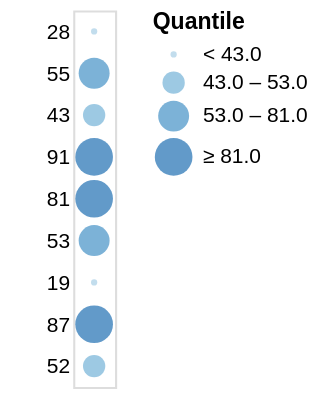

Specify this chart in Vega-Lite:
### Vega specification from a JSON file in a GitHub repository (floating-point values rounded to 4 significant figures)
{"$schema": "https://vega.github.io/schema/vega/v4.json", "description": "A simple bar chart with embedded data.", "autosize": "pad", "padding": 5, "width": 20, "style": "cell", "data": [{"name": "source_0", "values": [{"a": "A", "b": 28}, {"a": "B", "b": 55}, {"a": "C", "b": 43}, {"a": "D", "b": 91}, {"a": "E", "b": 81}, {"a": "F", "b": 53}, {"a": "G", "b": 19}, {"a": "H", "b": 87}, {"a": "I", "b": 52}]}], "signals": [{"name": "y_step", "value": 20}, {"name": "height", "update": "bandspace(domain('y').length, 1, 0.5) * y_step"}], "marks": [{"name": "marks", "type": "symbol", "style": ["circle"], "from": {"data": "source_0"}, "encode": {"update": {"opacity": {"value": 0.7}, "fill": [{"test": "datum[\"b\"] === null || isNaN(datum[\"b\"])", "value": null}, {"scale": "color", "field": "b"}], "tooltip": {"signal": "{\"b\": ''+datum[\"b\"], \"Quantile\": format(datum[\"b\"], \"\")}"}, "x": {"signal": "width", "mult": 0.5}, "y": {"scale": "y", "field": "b"}, "size": {"scale": "size", "field": "b"}, "shape": {"value": "circle"}}}}], "scales": [{"name": "y", "type": "point", "domain": {"data": "source_0", "field": "b"}, "range": {"step": {"signal": "y_step"}}, "padding": 0.5}, {"name": "color", "type": "quantile", "domain": {"data": "source_0", "field": "b"}, "range": {"scheme": "blues", "count": 4}}, {"name": "size", "type": "quantile", "domain": {"data": "source_0", "field": "b"}, "range": [9, 114, 219, 324]}], "axes": [{"scale": "y", "orient": "left", "grid": false, "domain": false, "ticks": false, "zindex": 1}], "legends": [{"title": "Quantile", "fill": "color", "direction": "vertical", "gradientLength": {"signal": "clamp(height, 64, 200)"}, "labelOverlap": "greedy", "encode": {"symbols": {"update": {"shape": {"value": "circle"}, "opacity": {"value": 0.7}}}}, "size": "size"}], "config": {"axisY": {"minExtent": 30}}}
